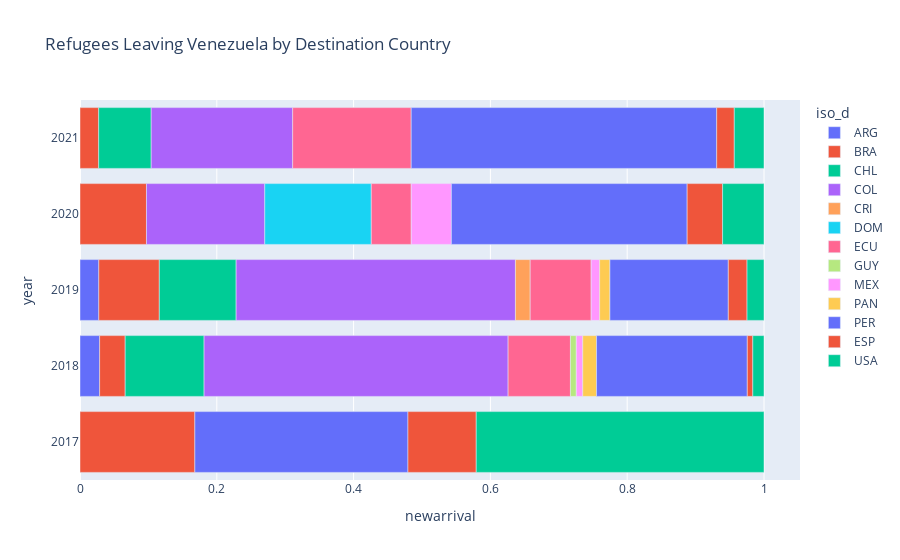

Notebook code for this chart:
### Code cell
import plotly.express as px

norm_df = df[(df.iso_o == 'VEN') & (df.year > 2016) & (df.newarrival>10000)]
norm_df['newarrival'] = norm_df.groupby(['iso_o', 'year'])['newarrival'].transform(lambda x: x / x.sum())
# norm_df['year'] = norm_df['year'].astype('int')

fig = px.bar(norm_df, y="year", x="newarrival", color="iso_d", title="Refugees Leaving Venezuela by Destination Country", orientation = 'h')
fig.show()

### Figure 1 — Plotly figure (JSON) as saved in the notebook; plotly's stock layout.template omitted (floating-point values rounded to 4 significant figures)
{"data": [{"alignmentgroup": "True", "hovertemplate": "iso_d=ARG<br>newarrival=%{x}<br>year=%{y}<extra></extra>", "legendgroup": "ARG", "marker": {"color": "#636efa", "pattern": {"shape": ""}}, "name": "ARG", "offsetgroup": "ARG", "orientation": "h", "showlegend": true, "textposition": "auto", "type": "bar", "x": [0.02872, 0.02748], "xaxis": "x", "y": [2018, 2019], "yaxis": "y"}, {"alignmentgroup": "True", "hovertemplate": "iso_d=BRA<br>newarrival=%{x}<br>year=%{y}<extra></extra>", "legendgroup": "BRA", "marker": {"color": "#EF553B", "pattern": {"shape": ""}}, "name": "BRA", "offsetgroup": "BRA", "orientation": "h", "showlegend": true, "textposition": "auto", "type": "bar", "x": [0.1679, 0.03736, 0.08847, 0.09719, 0.02728], "xaxis": "x", "y": [2017, 2018, 2019, 2020, 2021], "yaxis": "y"}, {"alignmentgroup": "True", "hovertemplate": "iso_d=CHL<br>newarrival=%{x}<br>year=%{y}<extra></extra>", "legendgroup": "CHL", "marker": {"color": "#00cc96", "pattern": {"shape": ""}}, "name": "CHL", "offsetgroup": "CHL", "orientation": "h", "showlegend": true, "textposition": "auto", "type": "bar", "x": [0.1153, 0.1123, 0.07682], "xaxis": "x", "y": [2018, 2019, 2021], "yaxis": "y"}, {"alignmentgroup": "True", "hovertemplate": "iso_d=COL<br>newarrival=%{x}<br>year=%{y}<extra></extra>", "legendgroup": "COL", "marker": {"color": "#ab63fa", "pattern": {"shape": ""}}, "name": "COL", "offsetgroup": "COL", "orientation": "h", "showlegend": true, "textposition": "auto", "type": "bar", "x": [0.4445, 0.4083, 0.1729, 0.2068], "xaxis": "x", "y": [2018, 2019, 2020, 2021], "yaxis": "y"}, {"alignmentgroup": "True", "hovertemplate": "iso_d=CRI<br>newarrival=%{x}<br>year=%{y}<extra></extra>", "legendgroup": "CRI", "marker": {"color": "#FFA15A", "pattern": {"shape": ""}}, "name": "CRI", "offsetgroup": "CRI", "orientation": "h", "showlegend": true, "textposition": "auto", "type": "bar", "x": [0.02157], "xaxis": "x", "y": [2019], "yaxis": "y"}, {"alignmentgroup": "True", "hovertemplate": "iso_d=DOM<br>newarrival=%{x}<br>year=%{y}<extra></extra>", "legendgroup": "DOM", "marker": {"color": "#19d3f3", "pattern": {"shape": ""}}, "name": "DOM", "offsetgroup": "DOM", "orientation": "h", "showlegend": true, "textposition": "auto", "type": "bar", "x": [0.1557], "xaxis": "x", "y": [2020], "yaxis": "y"}, {"alignmentgroup": "True", "hovertemplate": "iso_d=ECU<br>newarrival=%{x}<br>year=%{y}<extra></extra>", "legendgroup": "ECU", "marker": {"color": "#FF6692", "pattern": {"shape": ""}}, "name": "ECU", "offsetgroup": "ECU", "orientation": "h", "showlegend": true, "textposition": "auto", "type": "bar", "x": [0.09112, 0.08916, 0.05841, 0.1733], "xaxis": "x", "y": [2018, 2019, 2020, 2021], "yaxis": "y"}, {"alignmentgroup": "True", "hovertemplate": "iso_d=GUY<br>newarrival=%{x}<br>year=%{y}<extra></extra>", "legendgroup": "GUY", "marker": {"color": "#B6E880", "pattern": {"shape": ""}}, "name": "GUY", "offsetgroup": "GUY", "orientation": "h", "showlegend": true, "textposition": "auto", "type": "bar", "x": [0.008605], "xaxis": "x", "y": [2018], "yaxis": "y"}, {"alignmentgroup": "True", "hovertemplate": "iso_d=MEX<br>newarrival=%{x}<br>year=%{y}<extra></extra>", "legendgroup": "MEX", "marker": {"color": "#FF97FF", "pattern": {"shape": ""}}, "name": "MEX", "offsetgroup": "MEX", "orientation": "h", "showlegend": true, "textposition": "auto", "type": "bar", "x": [0.009437, 0.01241, 0.05869], "xaxis": "x", "y": [2018, 2019, 2020], "yaxis": "y"}, {"alignmentgroup": "True", "hovertemplate": "iso_d=PAN<br>newarrival=%{x}<br>year=%{y}<extra></extra>", "legendgroup": "PAN", "marker": {"color": "#FECB52", "pattern": {"shape": ""}}, "name": "PAN", "offsetgroup": "PAN", "orientation": "h", "showlegend": true, "textposition": "auto", "type": "bar", "x": [0.02013, 0.01501], "xaxis": "x", "y": [2018, 2019], "yaxis": "y"}, {"alignmentgroup": "True", "hovertemplate": "iso_d=PER<br>newarrival=%{x}<br>year=%{y}<extra></extra>", "legendgroup": "PER", "marker": {"color": "#636efa", "pattern": {"shape": ""}}, "name": "PER", "offsetgroup": "PER", "orientation": "h", "showlegend": true, "textposition": "auto", "type": "bar", "x": [0.3116, 0.2204, 0.1731, 0.3447, 0.4466], "xaxis": "x", "y": [2017, 2018, 2019, 2020, 2021], "yaxis": "y"}, {"alignmentgroup": "True", "hovertemplate": "iso_d=ESP<br>newarrival=%{x}<br>year=%{y}<extra></extra>", "legendgroup": "ESP", "marker": {"color": "#EF553B", "pattern": {"shape": ""}}, "name": "ESP", "offsetgroup": "ESP", "orientation": "h", "showlegend": true, "textposition": "auto", "type": "bar", "x": [0.09983, 0.008048, 0.02738, 0.05177, 0.02571], "xaxis": "x", "y": [2017, 2018, 2019, 2020, 2021], "yaxis": "y"}, {"alignmentgroup": "True", "hovertemplate": "iso_d=USA<br>newarrival=%{x}<br>year=%{y}<extra></extra>", "legendgroup": "USA", "marker": {"color": "#00cc96", "pattern": {"shape": ""}}, "name": "USA", "offsetgroup": "USA", "orientation": "h", "showlegend": true, "textposition": "auto", "type": "bar", "x": [0.4207, 0.01637, 0.02479, 0.06055, 0.04343], "xaxis": "x", "y": [2017, 2018, 2019, 2020, 2021], "yaxis": "y"}], "layout": {"barmode": "relative", "legend": {"title": {"text": "iso_d"}, "tracegroupgap": 0}, "title": {"text": "Refugees Leaving Venezuela by Destination Country"}, "xaxis": {"anchor": "y", "domain": [0, 1], "title": {"text": "newarrival"}}, "yaxis": {"anchor": "x", "domain": [0, 1], "title": {"text": "year"}}}}
